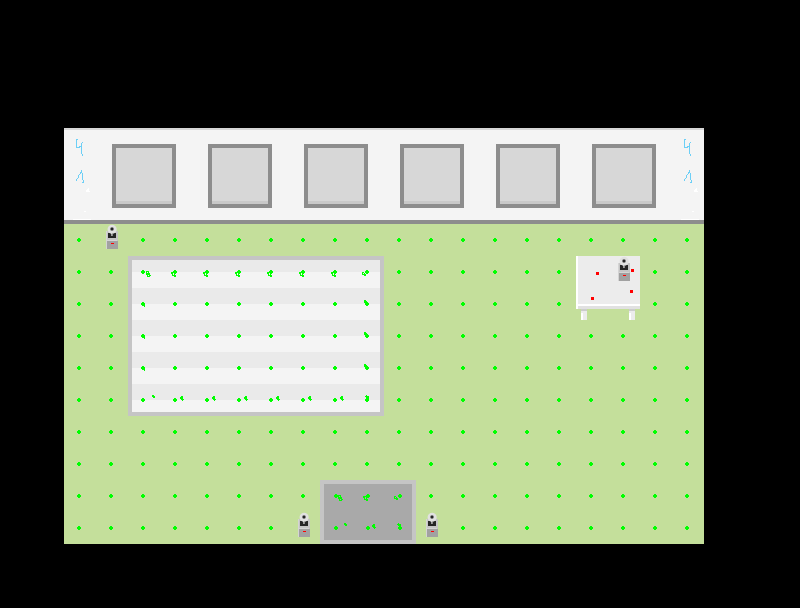

This game map was drawn from its Tiled (.tmx) file and the tilesets committed beside it. A one-line description and the trimmed map source follow:
An orthogonal 25x19 tile map with 32x32 px tiles, 3 tile layers (ground1, ground2, foreground).

<map version="1.0" orientation="orthogonal" width="25" height="19" tilewidth="32" tileheight="32" backgroundcolor="#000000">
 <tileset firstgid="1" name="tileset_village" tilewidth="32" tileheight="32">
  <image source="tileset_village.png" width="640" height="320" />
  <tile id="112">
   <properties>
    <property name="passable" value="True" />
   </properties>
  </tile>
  <tile id="113">
   <properties>
    <property name="passable" value="True" />
   </properties>
  </tile>
  <tile id="114">
   <properties>
    <property name="passable" value="True" />
   </properties>
  </tile>
  <tile id="115">
   <properties>
    <property name="passable" value="True" />
   </properties>
  </tile>
  <tile id="132">
   <properties>
    <property name="passable" value="True" />
   </properties>
  </tile>
  <tile id="133">
   <properties>
    <property name="passable" value="True" />
   </properties>
  </tile>
  <tile id="134">
   <properties>
    <property name="passable" value="True" />
   </properties>
  </tile>
  <tile id="135">
   <properties>
    <property name="passable" value="True" />
   </properties>
  </tile>
 </tileset>
 <layer name="ground1" width="25" height="19">
  <data>[475 cells, 200 non-empty, 3 distinct tile ids]</data>
 </layer>
 <layer name="ground2" width="25" height="19">
  <data>[475 cells, 95 non-empty, 26 distinct tile ids]</data>
 </layer>
 <layer name="foreground" width="25" height="19">
  <data>[475 cells, 1 non-empty, 1 distinct tile ids]</data>
 </layer>
</map>